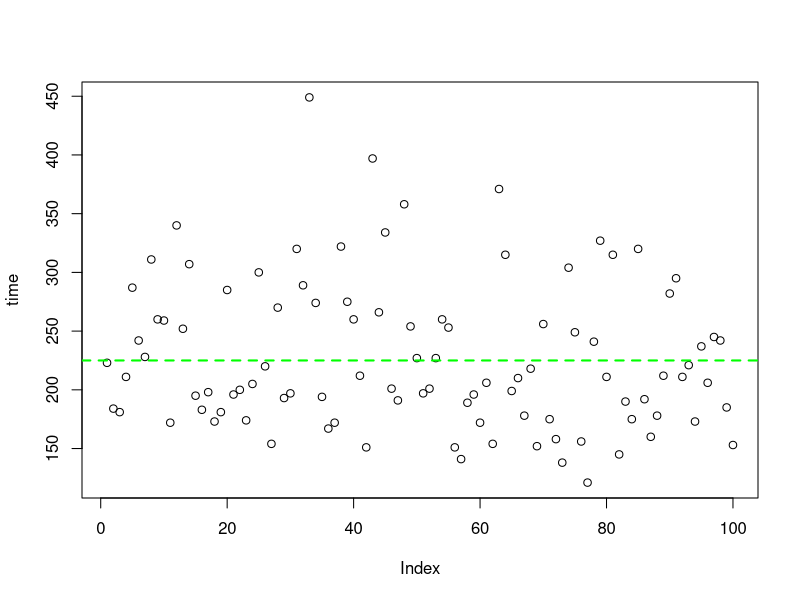

The R source for this figure:
## ---- chunk 1
n <- 1:100
ET <- rep(0, 100)
for (i in 1:100){
  ET[i] <- ceiling(n[i] * sum(rep(1, n[i]) / (1:n[i])))
}
print(data.frame(n, ET), row.names = FALSE)
## ---- chunk 2
round <- 100
time <- rep(0, round)

for (j in 1:round)
{
  coupons <- 1:50
  box <- 0
  i <- 1
  
  while (TRUE){
    collect <- sample(coupons, 1)
    if (! collect %in% box) box <- cbind(box, collect)
    i <- i + 1
    if (length(box) == 51) break
  }
  
  time[j] <- i
}

plot(time)
abline(h = 225, col = "green", lty = 2, lwd = 2)
mean(time)
var(time)
